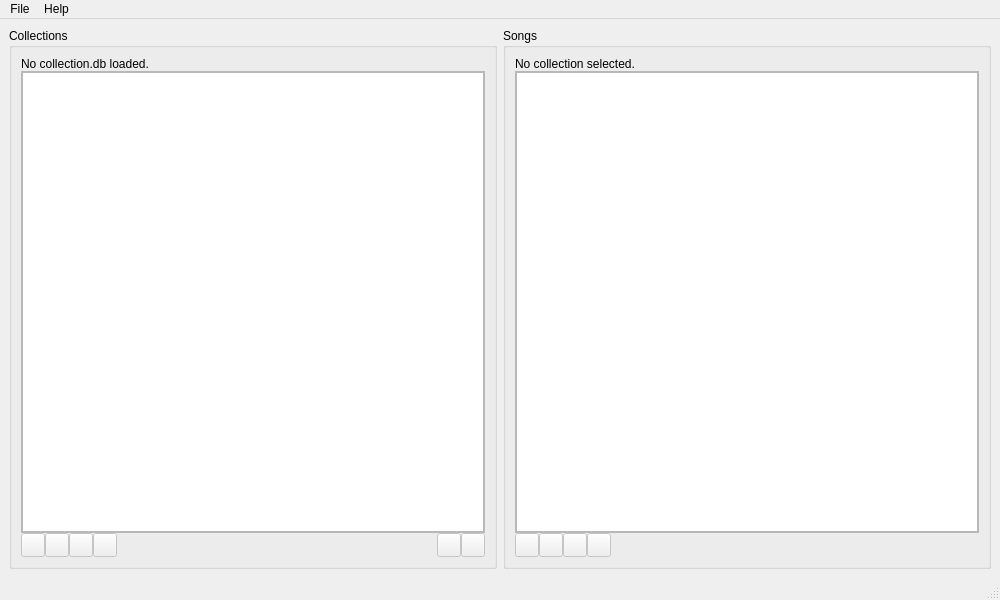
<?xml version="1.0" encoding="UTF-8"?>
<ui version="4.0">
 <class>MainWindow</class>
 <widget class="QMainWindow" name="MainWindow">
  <property name="geometry">
   <rect>
    <x>0</x>
    <y>0</y>
    <width>1000</width>
    <height>600</height>
   </rect>
  </property>
  <property name="windowTitle">
   <string>osu! Collection Editor</string>
  </property>
  <property name="windowIcon">
   <iconset>
    <normaloff>icons/oce.png</normaloff>icons/oce.png</iconset>
  </property>
  <widget class="QWidget" name="centralwidget">
   <property name="sizePolicy">
    <sizepolicy hsizetype="Maximum" vsizetype="Maximum">
     <horstretch>0</horstretch>
     <verstretch>0</verstretch>
    </sizepolicy>
   </property>
   <layout class="QHBoxLayout" name="horizontalLayout">
    <item>
     <widget class="QGroupBox" name="collections_groupbox">
      <property name="title">
       <string>Collections</string>
      </property>
      <layout class="QVBoxLayout" name="verticalLayout">
       <property name="spacing">
        <number>0</number>
       </property>
       <item>
        <widget class="QLabel" name="collection_label">
         <property name="text">
          <string>No collection.db loaded.</string>
         </property>
        </widget>
       </item>
       <item>
        <widget class="QScrollArea" name="collection_scrollarea">
         <property name="widgetResizable">
          <bool>true</bool>
         </property>
         <widget class="QWidget" name="collection_scrollarea_contents">
          <property name="geometry">
           <rect>
            <x>0</x>
            <y>0</y>
            <width>460</width>
            <height>460</height>
           </rect>
          </property>
          <layout class="QVBoxLayout" name="verticalLayout_3">
           <property name="spacing">
            <number>0</number>
           </property>
           <property name="leftMargin">
            <number>0</number>
           </property>
           <property name="topMargin">
            <number>0</number>
           </property>
           <property name="rightMargin">
            <number>0</number>
           </property>
           <property name="bottomMargin">
            <number>0</number>
           </property>
           <item>
            <widget class="QListWidget" name="collection_list"/>
           </item>
          </layout>
         </widget>
        </widget>
       </item>
       <item>
        <widget class="QFrame" name="collection_button_frame">
         <property name="sizePolicy">
          <sizepolicy hsizetype="Preferred" vsizetype="Preferred">
           <horstretch>0</horstretch>
           <verstretch>0</verstretch>
          </sizepolicy>
         </property>
         <property name="lineWidth">
          <number>0</number>
         </property>
         <layout class="QHBoxLayout" name="horizontalLayout_4" stretch="0,0">
          <property name="spacing">
           <number>0</number>
          </property>
          <property name="sizeConstraint">
           <enum>QLayout::SetMinimumSize</enum>
          </property>
          <property name="leftMargin">
           <number>0</number>
          </property>
          <property name="topMargin">
           <number>0</number>
          </property>
          <property name="rightMargin">
           <number>0</number>
          </property>
          <property name="bottomMargin">
           <number>0</number>
          </property>
          <item alignment="Qt::AlignLeft">
           <widget class="QFrame" name="collection_left_button_frame">
            <property name="sizePolicy">
             <sizepolicy hsizetype="Fixed" vsizetype="Preferred">
              <horstretch>0</horstretch>
              <verstretch>0</verstretch>
             </sizepolicy>
            </property>
            <layout class="QHBoxLayout" name="horizontalLayout_10">
             <property name="spacing">
              <number>0</number>
             </property>
             <property name="leftMargin">
              <number>0</number>
             </property>
             <property name="topMargin">
              <number>0</number>
             </property>
             <property name="rightMargin">
              <number>0</number>
             </property>
             <property name="bottomMargin">
              <number>0</number>
             </property>
             <item>
              <widget class="QToolButton" name="add_collection_button">
               <property name="enabled">
                <bool>false</bool>
               </property>
               <property name="minimumSize">
                <size>
                 <width>24</width>
                 <height>24</height>
                </size>
               </property>
               <property name="statusTip">
                <string>Add collection</string>
               </property>
               <property name="text">
                <string notr="true"/>
               </property>
               <property name="icon">
                <iconset>
                 <normaloff>icons/add.png</normaloff>icons/add.png</iconset>
               </property>
               <property name="iconSize">
                <size>
                 <width>16</width>
                 <height>16</height>
                </size>
               </property>
              </widget>
             </item>
             <item>
              <widget class="QToolButton" name="remove_collection_button">
               <property name="enabled">
                <bool>false</bool>
               </property>
               <property name="minimumSize">
                <size>
                 <width>24</width>
                 <height>24</height>
                </size>
               </property>
               <property name="statusTip">
                <string>Remove selected collection</string>
               </property>
               <property name="text">
                <string notr="true"/>
               </property>
               <property name="icon">
                <iconset>
                 <normaloff>icons/remove.png</normaloff>icons/remove.png</iconset>
               </property>
               <property name="iconSize">
                <size>
                 <width>16</width>
                 <height>16</height>
                </size>
               </property>
              </widget>
             </item>
             <item>
              <widget class="QToolButton" name="rename_collection_button">
               <property name="enabled">
                <bool>false</bool>
               </property>
               <property name="minimumSize">
                <size>
                 <width>24</width>
                 <height>24</height>
                </size>
               </property>
               <property name="statusTip">
                <string>Rename selected collection</string>
               </property>
               <property name="text">
                <string/>
               </property>
               <property name="icon">
                <iconset>
                 <normaloff>icons/rename.png</normaloff>icons/rename.png</iconset>
               </property>
               <property name="iconSize">
                <size>
                 <width>16</width>
                 <height>16</height>
                </size>
               </property>
              </widget>
             </item>
             <item>
              <widget class="QToolButton" name="options_collection_button">
               <property name="enabled">
                <bool>false</bool>
               </property>
               <property name="minimumSize">
                <size>
                 <width>24</width>
                 <height>24</height>
                </size>
               </property>
               <property name="statusTip">
                <string>Collection options</string>
               </property>
               <property name="text">
                <string notr="true"/>
               </property>
               <property name="icon">
                <iconset>
                 <normaloff>icons/options.png</normaloff>icons/options.png</iconset>
               </property>
               <property name="iconSize">
                <size>
                 <width>16</width>
                 <height>16</height>
                </size>
               </property>
              </widget>
             </item>
            </layout>
           </widget>
          </item>
          <item alignment="Qt::AlignRight">
           <widget class="QFrame" name="collection_right_button_frame">
            <property name="sizePolicy">
             <sizepolicy hsizetype="Fixed" vsizetype="Preferred">
              <horstretch>0</horstretch>
              <verstretch>0</verstretch>
             </sizepolicy>
            </property>
            <layout class="QHBoxLayout" name="horizontalLayout_11">
             <property name="spacing">
              <number>0</number>
             </property>
             <property name="leftMargin">
              <number>0</number>
             </property>
             <property name="topMargin">
              <number>0</number>
             </property>
             <property name="rightMargin">
              <number>0</number>
             </property>
             <property name="bottomMargin">
              <number>0</number>
             </property>
             <item>
              <widget class="QToolButton" name="up_collection_button">
               <property name="enabled">
                <bool>false</bool>
               </property>
               <property name="minimumSize">
                <size>
                 <width>24</width>
                 <height>24</height>
                </size>
               </property>
               <property name="statusTip">
                <string>Move selected collection up</string>
               </property>
               <property name="text">
                <string notr="true"/>
               </property>
               <property name="icon">
                <iconset>
                 <normaloff>icons/up.png</normaloff>icons/up.png</iconset>
               </property>
               <property name="iconSize">
                <size>
                 <width>16</width>
                 <height>16</height>
                </size>
               </property>
              </widget>
             </item>
             <item>
              <widget class="QToolButton" name="down_collection_button">
               <property name="enabled">
                <bool>false</bool>
               </property>
               <property name="minimumSize">
                <size>
                 <width>24</width>
                 <height>24</height>
                </size>
               </property>
               <property name="statusTip">
                <string>Move selected collection down</string>
               </property>
               <property name="text">
                <string notr="true"/>
               </property>
               <property name="icon">
                <iconset>
                 <normaloff>icons/down.png</normaloff>icons/down.png</iconset>
               </property>
               <property name="iconSize">
                <size>
                 <width>16</width>
                 <height>16</height>
                </size>
               </property>
              </widget>
             </item>
            </layout>
           </widget>
          </item>
         </layout>
        </widget>
       </item>
      </layout>
     </widget>
    </item>
    <item>
     <widget class="QGroupBox" name="songs_groupbox">
      <property name="title">
       <string>Songs</string>
      </property>
      <layout class="QVBoxLayout" name="verticalLayout_2">
       <property name="spacing">
        <number>0</number>
       </property>
       <item>
        <widget class="QLabel" name="songs_label">
         <property name="text">
          <string>No collection selected.</string>
         </property>
        </widget>
       </item>
       <item>
        <widget class="QScrollArea" name="songs_scrollarea">
         <property name="widgetResizable">
          <bool>true</bool>
         </property>
         <widget class="QWidget" name="songs_scrollarea_contents">
          <property name="geometry">
           <rect>
            <x>0</x>
            <y>0</y>
            <width>460</width>
            <height>460</height>
           </rect>
          </property>
          <layout class="QVBoxLayout" name="verticalLayout_4">
           <property name="spacing">
            <number>0</number>
           </property>
           <property name="leftMargin">
            <number>0</number>
           </property>
           <property name="topMargin">
            <number>0</number>
           </property>
           <property name="rightMargin">
            <number>0</number>
           </property>
           <property name="bottomMargin">
            <number>0</number>
           </property>
           <item>
            <widget class="QListWidget" name="songs_list">
             <property name="selectionMode">
              <enum>QAbstractItemView::ExtendedSelection</enum>
             </property>
            </widget>
           </item>
          </layout>
         </widget>
        </widget>
       </item>
       <item>
        <widget class="QFrame" name="songs_button_frame">
         <property name="sizePolicy">
          <sizepolicy hsizetype="Fixed" vsizetype="Preferred">
           <horstretch>0</horstretch>
           <verstretch>0</verstretch>
          </sizepolicy>
         </property>
         <layout class="QHBoxLayout" name="horizontalLayout_6">
          <property name="spacing">
           <number>0</number>
          </property>
          <property name="leftMargin">
           <number>0</number>
          </property>
          <property name="topMargin">
           <number>0</number>
          </property>
          <property name="rightMargin">
           <number>0</number>
          </property>
          <property name="bottomMargin">
           <number>0</number>
          </property>
          <item>
           <widget class="QToolButton" name="songs_add_button">
            <property name="enabled">
             <bool>false</bool>
            </property>
            <property name="minimumSize">
             <size>
              <width>24</width>
              <height>24</height>
             </size>
            </property>
            <property name="statusTip">
             <string>Add song to this collection</string>
            </property>
            <property name="text">
             <string notr="true"/>
            </property>
            <property name="icon">
             <iconset>
              <normaloff>icons/add.png</normaloff>icons/add.png</iconset>
            </property>
            <property name="iconSize">
             <size>
              <width>16</width>
              <height>16</height>
             </size>
            </property>
           </widget>
          </item>
          <item>
           <widget class="QToolButton" name="songs_remove_button">
            <property name="enabled">
             <bool>false</bool>
            </property>
            <property name="minimumSize">
             <size>
              <width>24</width>
              <height>24</height>
             </size>
            </property>
            <property name="statusTip">
             <string>Remove selected map from this collection</string>
            </property>
            <property name="text">
             <string notr="true"/>
            </property>
            <property name="icon">
             <iconset>
              <normaloff>icons/remove.png</normaloff>icons/remove.png</iconset>
            </property>
            <property name="iconSize">
             <size>
              <width>16</width>
              <height>16</height>
             </size>
            </property>
           </widget>
          </item>
          <item>
           <widget class="QToolButton" name="songs_remove_set_button">
            <property name="enabled">
             <bool>false</bool>
            </property>
            <property name="minimumSize">
             <size>
              <width>24</width>
              <height>24</height>
             </size>
            </property>
            <property name="statusTip">
             <string>Remove selected mapset from this collection</string>
            </property>
            <property name="text">
             <string notr="true"/>
            </property>
            <property name="icon">
             <iconset>
              <normaloff>icons/remove_set.png</normaloff>icons/remove_set.png</iconset>
            </property>
            <property name="iconSize">
             <size>
              <width>16</width>
              <height>16</height>
             </size>
            </property>
           </widget>
          </item>
          <item>
           <widget class="QToolButton" name="songs_options_button">
            <property name="enabled">
             <bool>false</bool>
            </property>
            <property name="minimumSize">
             <size>
              <width>24</width>
              <height>24</height>
             </size>
            </property>
            <property name="statusTip">
             <string>Song options</string>
            </property>
            <property name="text">
             <string notr="true"/>
            </property>
            <property name="icon">
             <iconset>
              <normaloff>icons/options.png</normaloff>icons/options.png</iconset>
            </property>
            <property name="iconSize">
             <size>
              <width>16</width>
              <height>16</height>
             </size>
            </property>
           </widget>
          </item>
         </layout>
        </widget>
       </item>
      </layout>
     </widget>
    </item>
   </layout>
  </widget>
  <widget class="QMenuBar" name="menubar">
   <property name="geometry">
    <rect>
     <x>0</x>
     <y>0</y>
     <width>1000</width>
     <height>23</height>
    </rect>
   </property>
   <widget class="QMenu" name="menu_file">
    <property name="statusTip">
     <string>File</string>
    </property>
    <property name="title">
     <string>File</string>
    </property>
    <addaction name="action_open"/>
    <addaction name="action_save"/>
    <addaction name="separator"/>
    <addaction name="action_exit"/>
    <addaction name="separator"/>
   </widget>
   <widget class="QMenu" name="menu_help">
    <property name="statusTip">
     <string>Help</string>
    </property>
    <property name="title">
     <string>Help</string>
    </property>
    <addaction name="action_about"/>
   </widget>
   <addaction name="menu_file"/>
   <addaction name="menu_help"/>
  </widget>
  <widget class="QStatusBar" name="statusbar"/>
  <action name="action_open">
   <property name="text">
    <string>Open</string>
   </property>
   <property name="statusTip">
    <string>Open collection</string>
   </property>
   <property name="shortcut">
    <string>Ctrl+O</string>
   </property>
  </action>
  <action name="action_about">
   <property name="text">
    <string>About</string>
   </property>
   <property name="statusTip">
    <string>Information about this program</string>
   </property>
  </action>
  <action name="action_exit">
   <property name="text">
    <string>Exit</string>
   </property>
   <property name="toolTip">
    <string>Exit program</string>
   </property>
   <property name="statusTip">
    <string>Exit program</string>
   </property>
   <property name="shortcut">
    <string extracomment="Ctrl+Q">Ctrl+Q</string>
   </property>
  </action>
  <action name="action_save">
   <property name="text">
    <string>Save</string>
   </property>
  </action>
 </widget>
 <resources/>
 <connections/>
</ui>
